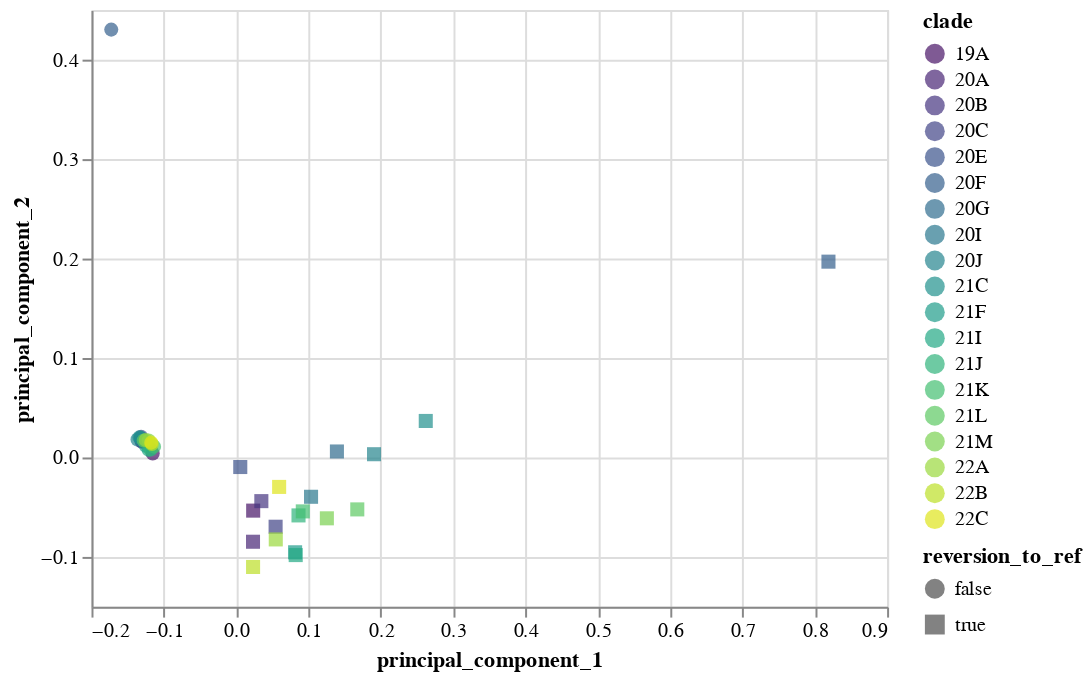

Notebook code cell kept with this figure:
### Markdown cell above
Plot mutation spectrum PCA for all clades including both reversions to reference and non reversions to reference:

### Code cell
mut_type_freqs_chart = (
    alt.Chart(mut_type_freqs_pca)
    .encode(
        x="principal_component_1",
        y="principal_component_2",
        shape="reversion_to_ref",
        color=alt.Color("clade", scale=alt.Scale(scheme="viridis")),
        tooltip=["clade", "reversion_to_ref", "total_count"],
    )
    .mark_point(filled=True, size=50)
)

mut_type_freqs_chart

### Figure 1 — Vega-Lite specification as saved in the notebook (floating-point values rounded to 4 significant figures)
{"config": {"view": {"continuousWidth": 400, "continuousHeight": 300}}, "data": {"name": "data-8c73f3c5a69fa0f54718280fc567eeed"}, "mark": {"type": "point", "filled": true, "size": 50}, "encoding": {"color": {"field": "clade", "scale": {"scheme": "viridis"}, "type": "nominal"}, "shape": {"field": "reversion_to_ref", "type": "nominal"}, "tooltip": [{"field": "clade", "type": "nominal"}, {"field": "reversion_to_ref", "type": "nominal"}, {"field": "total_count", "type": "quantitative"}], "x": {"field": "principal_component_1", "type": "quantitative"}, "y": {"field": "principal_component_2", "type": "quantitative"}}, "$schema": "https://vega.github.io/schema/vega-lite/v4.17.0.json", "datasets": {"data-8c73f3c5a69fa0f54718280fc567eeed": [{"clade": "19A", "reversion_to_ref": false, "total_count": 6146, "AtoC": 0.004881, "AtoG": 0.03726, "AtoT": 0.005586, "CtoA": 0.003146, "CtoG": 0.0004881, "CtoT": 0.1713, "GtoA": 0.01557, "GtoC": 0.002983, "GtoT": 0.01871, "TtoA": 0.005098, "TtoC": 0.06253, "TtoG": 0.005749, "principal_component_1": -0.1154, "principal_component_2": 0.004004, "log10_total_count": 3.789}, {"clade": "19A", "reversion_to_ref": true, "total_count": 91, "AtoC": 0.0, "AtoG": 0.0, "AtoT": 0.0, "CtoA": 0.01099, "CtoG": 0.0, "CtoT": 0.08059, "GtoA": 0.0989, "GtoC": 0.0, "GtoT": 0.01099, "TtoA": 0.0, "TtoC": 0.1722, "TtoG": 0.0, "principal_component_1": 0.02354, "principal_component_2": -0.05344, "log10_total_count": 1.959}, {"clade": "20A", "reversion_to_ref": false, "total_count": 63050, "AtoC": 0.002146, "AtoG": 0.02805, "AtoT": 0.004721, "CtoA": 0.003436, "CtoG": 0.0007983, "CtoT": 0.1901, "GtoA": 0.0175, "GtoC": 0.001184, "GtoT": 0.02305, "TtoA": 0.005535, "TtoC": 0.05402, "TtoG": 0.002818, "principal_component_1": -0.1298, "principal_component_2": 0.01672, "log10_total_count": 4.8}, {"clade": "20A", "reversion_to_ref": true, "total_count": 2083, "AtoC": 0.01424, "AtoG": 0.01296, "AtoT": 0.00168, "CtoA": 0.0007201, "CtoG": 0.00192, "CtoT": 0.04145, "GtoA": 0.03377, "GtoC": 0.00192, "GtoT": 0.01032, "TtoA": 0.00312, "TtoC": 0.1581, "TtoG": 0.06465, "principal_component_1": 0.0233, "principal_component_2": -0.08474, "log10_total_count": 3.319}, {"clade": "20B", "reversion_to_ref": false, "total_count": 54584, "AtoC": 0.002046, "AtoG": 0.02845, "AtoT": 0.004519, "CtoA": 0.003762, "CtoG": 0.0006595, "CtoT": 0.1899, "GtoA": 0.0173, "GtoC": 0.001056, "GtoT": 0.02423, "TtoA": 0.005258, "TtoC": 0.05296, "TtoG": 0.003151, "principal_component_1": -0.1308, "principal_component_2": 0.01631, "log10_total_count": 4.737}, {"clade": "20B", "reversion_to_ref": true, "total_count": 1209, "AtoC": 0.002757, "AtoG": 0.01654, "AtoT": 0.003309, "CtoA": 0.0, "CtoG": 0.0, "CtoT": 0.07417, "GtoA": 0.02757, "GtoC": 0.0, "GtoT": 0.0008271, "TtoA": 0.004136, "TtoC": 0.1836, "TtoG": 0.02206, "principal_component_1": 0.03483, "principal_component_2": -0.0439, "log10_total_count": 3.082}, {"clade": "20C", "reversion_to_ref": false, "total_count": 40715, "AtoC": 0.002243, "AtoG": 0.02905, "AtoT": 0.004306, "CtoA": 0.003881, "CtoG": 0.0004175, "CtoT": 0.1894, "GtoA": 0.0187, "GtoC": 0.001015, "GtoT": 0.02157, "TtoA": 0.006148, "TtoC": 0.05335, "TtoG": 0.003201, "principal_component_1": -0.1302, "principal_component_2": 0.0158, "log10_total_count": 4.61}, {"clade": "20C", "reversion_to_ref": true, "total_count": 1241, "AtoC": 0.001074, "AtoG": 0.06608, "AtoT": 0.003223, "CtoA": 0.0008058, "CtoG": 0.0008058, "CtoT": 0.03868, "GtoA": 0.04754, "GtoC": 0.0, "GtoT": 0.001612, "TtoA": 0.001612, "TtoC": 0.1931, "TtoG": 0.01021, "principal_component_1": 0.05455, "principal_component_2": -0.06965, "log10_total_count": 3.094}, {"clade": "20E", "reversion_to_ref": false, "total_count": 38338, "AtoC": 0.002548, "AtoG": 0.02899, "AtoT": 0.004278, "CtoA": 0.003408, "CtoG": 0.001209, "CtoT": 0.1945, "GtoA": 0.01583, "GtoC": 0.001082, "GtoT": 0.01896, "TtoA": 0.005643, "TtoC": 0.05405, "TtoG": 0.00476, "principal_component_1": -0.1314, "principal_component_2": 0.02093, "log10_total_count": 4.584}, {"clade": "20E", "reversion_to_ref": true, "total_count": 606, "AtoC": 0.0, "AtoG": 0.0033, "AtoT": 0.00165, "CtoA": 0.0, "CtoG": 0.04785, "CtoT": 0.1155, "GtoA": 0.006601, "GtoC": 0.05033, "GtoT": 0.0033, "TtoA": 0.0264, "TtoC": 0.1689, "TtoG": 0.01073, "principal_component_1": 0.005688, "principal_component_2": -0.0096, "log10_total_count": 2.782}, {"clade": "20F", "reversion_to_ref": false, "total_count": 1310, "AtoC": 0.007634, "AtoG": 0.09695, "AtoT": 0.01374, "CtoA": 0.0145, "CtoG": 0.0007634, "CtoT": 0.5916, "GtoA": 0.0458, "GtoC": 0.003817, "GtoT": 0.02748, "TtoA": 0.01679, "TtoC": 0.1725, "TtoG": 0.008397, "principal_component_1": -0.1727, "principal_component_2": 0.4302, "log10_total_count": 3.117}, {"clade": "20F", "reversion_to_ref": true, "total_count": 4, "AtoC": 0.0, "AtoG": 0.0, "AtoT": 0.0, "CtoA": 0.0, "CtoG": 0.0, "CtoT": 0.0, "GtoA": 0.0, "GtoC": 0.0, "GtoT": 0.0, "TtoA": 0.0, "TtoC": 1.0, "TtoG": 0.0, "principal_component_1": 0.8189, "principal_component_2": 0.1969, "log10_total_count": 0.6021}, {"clade": "20G", "reversion_to_ref": false, "total_count": 64432, "AtoC": 0.003089, "AtoG": 0.02801, "AtoT": 0.004858, "CtoA": 0.003652, "CtoG": 0.0005354, "CtoT": 0.1942, "GtoA": 0.02619, "GtoC": 0.001086, "GtoT": 0.01947, "TtoA": 0.005789, "TtoC": 0.05364, "TtoG": 0.004625, "principal_component_1": -0.1315, "principal_component_2": 0.01899, "log10_total_count": 4.809}, {"clade": "20G", "reversion_to_ref": true, "total_count": 1240, "AtoC": 0.005645, "AtoG": 0.02097, "AtoT": 0.005645, "CtoA": 0.0, "CtoG": 0.0, "CtoT": 0.08226, "GtoA": 0.04113, "GtoC": 0.0, "GtoT": 0.005645, "TtoA": 0.0129, "TtoC": 0.3, "TtoG": 0.02581, "principal_component_1": 0.1393, "principal_component_2": 0.006015, "log10_total_count": 3.093}, {"clade": "20I", "reversion_to_ref": false, "total_count": 239099, "AtoC": 0.002554, "AtoG": 0.02893, "AtoT": 0.004202, "CtoA": 0.003697, "CtoG": 0.001503, "CtoT": 0.1937, "GtoA": 0.01667, "GtoC": 0.0007208, "GtoT": 0.01929, "TtoA": 0.005678, "TtoC": 0.05285, "TtoG": 0.003498, "principal_component_1": -0.1322, "principal_component_2": 0.01968, "log10_total_count": 5.379}, {"clade": "20I", "reversion_to_ref": true, "total_count": 5570, "AtoC": 0.001975, "AtoG": 0.008079, "AtoT": 0.01652, "CtoA": 0.002035, "CtoG": 0.0001795, "CtoT": 0.04979, "GtoA": 0.006583, "GtoC": 0.001257, "GtoT": 0.001077, "TtoA": 0.001077, "TtoC": 0.2481, "TtoG": 0.004907, "principal_component_1": 0.1036, "principal_component_2": -0.03953, "log10_total_count": 3.746}, {"clade": "20J", "reversion_to_ref": false, "total_count": 15680, "AtoC": 0.002997, "AtoG": 0.02657, "AtoT": 0.005612, "CtoA": 0.003508, "CtoG": 0.0006378, "CtoT": 0.1938, "GtoA": 0.01711, "GtoC": 0.001467, "GtoT": 0.02625, "TtoA": 0.006781, "TtoC": 0.04849, "TtoG": 0.005548, "principal_component_1": -0.1364, "principal_component_2": 0.01802, "log10_total_count": 4.195}, {"clade": "20J", "reversion_to_ref": true, "total_count": 609, "AtoC": 0.0, "AtoG": 0.004926, "AtoT": 0.001642, "CtoA": 0.0, "CtoG": 0.0, "CtoT": 0.0665, "GtoA": 0.07143, "GtoC": 0.0, "GtoT": 0.001642, "TtoA": 0.001642, "TtoC": 0.3473, "TtoG": 0.005747, "principal_component_1": 0.1906, "principal_component_2": 0.003276, "log10_total_count": 2.785}, {"clade": "21C", "reversion_to_ref": false, "total_count": 29222, "AtoC": 0.003285, "AtoG": 0.02806, "AtoT": 0.007306, "CtoA": 0.00592, "CtoG": 0.0008726, "CtoT": 0.1945, "GtoA": 0.01784, "GtoC": 0.0009924, "GtoT": 0.02864, "TtoA": 0.008932, "TtoC": 0.05195, "TtoG": 0.005561, "principal_component_1": -0.1337, "principal_component_2": 0.02019, "log10_total_count": 4.466}, {"clade": "21C", "reversion_to_ref": true, "total_count": 3933, "AtoC": 0.0002543, "AtoG": 0.005085, "AtoT": 0.001017, "CtoA": 0.0, "CtoG": 0.0, "CtoT": 0.06153, "GtoA": 0.004577, "GtoC": 0.0, "GtoT": 0.0002543, "TtoA": 0.0007628, "TtoC": 0.4237, "TtoG": 0.002797, "principal_component_1": 0.2622, "principal_component_2": 0.03672, "log10_total_count": 3.595}, {"clade": "21F", "reversion_to_ref": false, "total_count": 21894, "AtoC": 0.002603, "AtoG": 0.02759, "AtoT": 0.006303, "CtoA": 0.005253, "CtoG": 0.0007536, "CtoT": 0.1849, "GtoA": 0.02597, "GtoC": 0.001096, "GtoT": 0.0206, "TtoA": 0.00883, "TtoC": 0.05691, "TtoG": 0.009797, "principal_component_1": -0.125, "principal_component_2": 0.01177, "log10_total_count": 4.34}, {"clade": "21F", "reversion_to_ref": true, "total_count": 518, "AtoC": 0.001931, "AtoG": 0.003861, "AtoT": 0.01931, "CtoA": 0.0, "CtoG": 0.0, "CtoT": 0.03475, "GtoA": 0.2162, "GtoC": 0.0, "GtoT": 0.003861, "TtoA": 0.003861, "TtoC": 0.2143, "TtoG": 0.001931, "principal_component_1": 0.08152, "principal_component_2": -0.09533, "log10_total_count": 2.714}, {"clade": "21I", "reversion_to_ref": false, "total_count": 96216, "AtoC": 0.002584, "AtoG": 0.03429, "AtoT": 0.005086, "CtoA": 0.004965, "CtoG": 0.0008349, "CtoT": 0.1774, "GtoA": 0.01795, "GtoC": 0.001064, "GtoT": 0.02227, "TtoA": 0.004538, "TtoC": 0.05896, "TtoG": 0.003419, "principal_component_1": -0.1208, "principal_component_2": 0.007633, "log10_total_count": 4.983}, {"clade": "21I", "reversion_to_ref": true, "total_count": 7920, "AtoC": 0.001263, "AtoG": 0.01305, "AtoT": 0.0007576, "CtoA": 0.0005051, "CtoG": 0.0, "CtoT": 0.01246, "GtoA": 0.08434, "GtoC": 0.0001263, "GtoT": 0.009722, "TtoA": 0.00202, "TtoC": 0.2093, "TtoG": 0.007008, "principal_component_1": 0.08234, "principal_component_2": -0.09815, "log10_total_count": 3.899}, {"clade": "21J", "reversion_to_ref": false, "total_count": 1094553, "AtoC": 0.003002, "AtoG": 0.03191, "AtoT": 0.005089, "CtoA": 0.004793, "CtoG": 0.00113, "CtoT": 0.1769, "GtoA": 0.01783, "GtoC": 0.001032, "GtoT": 0.02221, "TtoA": 0.00463, "TtoC": 0.06164, "TtoG": 0.003135, "principal_component_1": -0.1181, "principal_component_2": 0.007996, "log10_total_count": 6.039}, {"clade": "21J", "reversion_to_ref": true, "total_count": 28856, "AtoC": 0.00134, "AtoG": 0.01633, "AtoT": 0.002992, "CtoA": 0.008964, "CtoG": 0.000335, "CtoT": 0.03998, "GtoA": 0.02203, "GtoC": 0.001352, "GtoT": 0.001398, "TtoA": 0.001802, "TtoC": 0.2255, "TtoG": 0.01171, "principal_component_1": 0.08622, "principal_component_2": -0.05826, "log10_total_count": 4.46}, {"clade": "21K", "reversion_to_ref": false, "total_count": 469220, "AtoC": 0.002804, "AtoG": 0.03181, "AtoT": 0.00477, "CtoA": 0.004578, "CtoG": 0.0007083, "CtoT": 0.1788, "GtoA": 0.02042, "GtoC": 0.0007942, "GtoT": 0.00999, "TtoA": 0.008686, "TtoC": 0.06686, "TtoG": 0.003134, "principal_component_1": -0.1135, "principal_component_2": 0.01088, "log10_total_count": 5.671}, {"clade": "21K", "reversion_to_ref": true, "total_count": 10615, "AtoC": 0.0007537, "AtoG": 0.006751, "AtoT": 0.00986, "CtoA": 0.01061, "CtoG": 0.0001413, "CtoT": 0.04136, "GtoA": 0.01611, "GtoC": 0.001413, "GtoT": 0.009075, "TtoA": 0.001005, "TtoC": 0.2324, "TtoG": 0.004836, "principal_component_1": 0.09215, "principal_component_2": -0.05422, "log10_total_count": 4.026}, {"clade": "21L", "reversion_to_ref": false, "total_count": 4780, "AtoC": 0.004184, "AtoG": 0.03096, "AtoT": 0.004184, "CtoA": 0.004393, "CtoG": 0.001464, "CtoT": 0.1902, "GtoA": 0.02015, "GtoC": 0.0007322, "GtoT": 0.01165, "TtoA": 0.007043, "TtoC": 0.056, "TtoG": 0.003138, "principal_component_1": -0.1278, "principal_component_2": 0.01713, "log10_total_count": 3.679}, {"clade": "21L", "reversion_to_ref": true, "total_count": 120, "AtoC": 0.0, "AtoG": 0.025, "AtoT": 0.0, "CtoA": 0.0, "CtoG": 0.0, "CtoT": 0.0125, "GtoA": 0.01389, "GtoC": 0.0, "GtoT": 0.0, "TtoA": 0.0, "TtoC": 0.3028, "TtoG": 0.0, "principal_component_1": 0.1675, "principal_component_2": -0.05221, "log10_total_count": 2.079}, {"clade": "21M", "reversion_to_ref": false, "total_count": 306090, "AtoC": 0.002554, "AtoG": 0.03033, "AtoT": 0.004256, "CtoA": 0.004677, "CtoG": 0.00113, "CtoT": 0.1874, "GtoA": 0.01917, "GtoC": 0.0008788, "GtoT": 0.01102, "TtoA": 0.006408, "TtoC": 0.06224, "TtoG": 0.003239, "principal_component_1": -0.1209, "principal_component_2": 0.017, "log10_total_count": 5.486}, {"clade": "21M", "reversion_to_ref": true, "total_count": 8469, "AtoC": 0.0008265, "AtoG": 0.006258, "AtoT": 0.003739, "CtoA": 0.0113, "CtoG": 0.0003542, "CtoT": 0.02342, "GtoA": 0.02247, "GtoC": 0.0005904, "GtoT": 0.00122, "TtoA": 0.0005117, "TtoC": 0.2607, "TtoG": 0.002362, "principal_component_1": 0.1254, "principal_component_2": -0.06118, "log10_total_count": 3.928}, {"clade": "22A", "reversion_to_ref": false, "total_count": 30697, "AtoC": 0.00202, "AtoG": 0.02948, "AtoT": 0.003898, "CtoA": 0.004832, "CtoG": 0.000304, "CtoT": 0.19, "GtoA": 0.02141, "GtoC": 0.0007384, "GtoT": 0.01266, "TtoA": 0.006504, "TtoC": 0.05877, "TtoG": 0.002747, "principal_component_1": -0.1251, "principal_component_2": 0.01766, "log10_total_count": 4.487}, {"clade": "22A", "reversion_to_ref": true, "total_count": 327, "AtoC": 0.0, "AtoG": 0.02956, "AtoT": 0.0, "CtoA": 0.01121, "CtoG": 0.0, "CtoT": 0.03568, "GtoA": 0.0841, "GtoC": 0.0, "GtoT": 0.0, "TtoA": 0.01682, "TtoC": 0.1896, "TtoG": 0.0, "principal_component_1": 0.05478, "principal_component_2": -0.08239, "log10_total_count": 2.515}, {"clade": "22B", "reversion_to_ref": false, "total_count": 131337, "AtoC": 0.002005, "AtoG": 0.02949, "AtoT": 0.004226, "CtoA": 0.004627, "CtoG": 0.0004365, "CtoT": 0.1828, "GtoA": 0.02113, "GtoC": 0.000967, "GtoT": 0.01259, "TtoA": 0.006804, "TtoC": 0.06511, "TtoG": 0.003142, "principal_component_1": -0.1165, "principal_component_2": 0.01357, "log10_total_count": 5.118}, {"clade": "22B", "reversion_to_ref": true, "total_count": 1691, "AtoC": 0.0005914, "AtoG": 0.02089, "AtoT": 0.0005914, "CtoA": 0.0007885, "CtoG": 0.0, "CtoT": 0.02622, "GtoA": 0.1133, "GtoC": 0.0, "GtoT": 0.01932, "TtoA": 0.0, "TtoC": 0.1514, "TtoG": 0.001183, "principal_component_1": 0.0234, "principal_component_2": -0.1101, "log10_total_count": 3.228}, {"clade": "22C", "reversion_to_ref": false, "total_count": 86259, "AtoC": 0.001747, "AtoG": 0.03263, "AtoT": 0.004061, "CtoA": 0.004475, "CtoG": 0.000398, "CtoT": 0.1839, "GtoA": 0.01993, "GtoC": 0.0007767, "GtoT": 0.01189, "TtoA": 0.005808, "TtoC": 0.06471, "TtoG": 0.002976, "principal_component_1": -0.1175, "principal_component_2": 0.01491, "log10_total_count": 4.936}, {"clade": "22C", "reversion_to_ref": true, "total_count": 2048, "AtoC": 0.0, "AtoG": 0.009277, "AtoT": 0.0004883, "CtoA": 0.01733, "CtoG": 0.0, "CtoT": 0.08325, "GtoA": 0.05908, "GtoC": 0.0, "GtoT": 0.0009766, "TtoA": 0.0004883, "TtoC": 0.2129, "TtoG": 0.009766, "principal_component_1": 0.05943, "principal_component_2": -0.02961, "log10_total_count": 3.311}]}}
